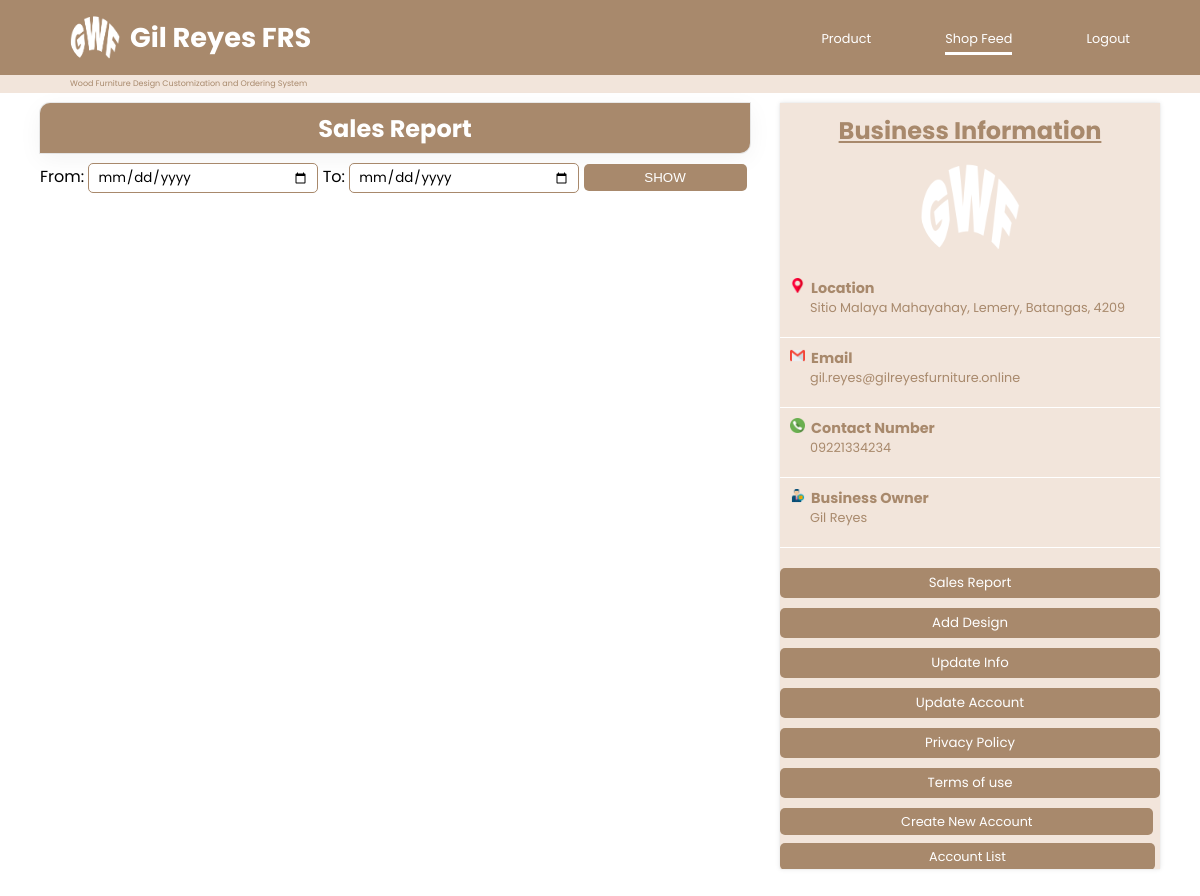
Page /src/sys-admin/feed-profile-page/sales-report.php (signed in) on the earlier database version.
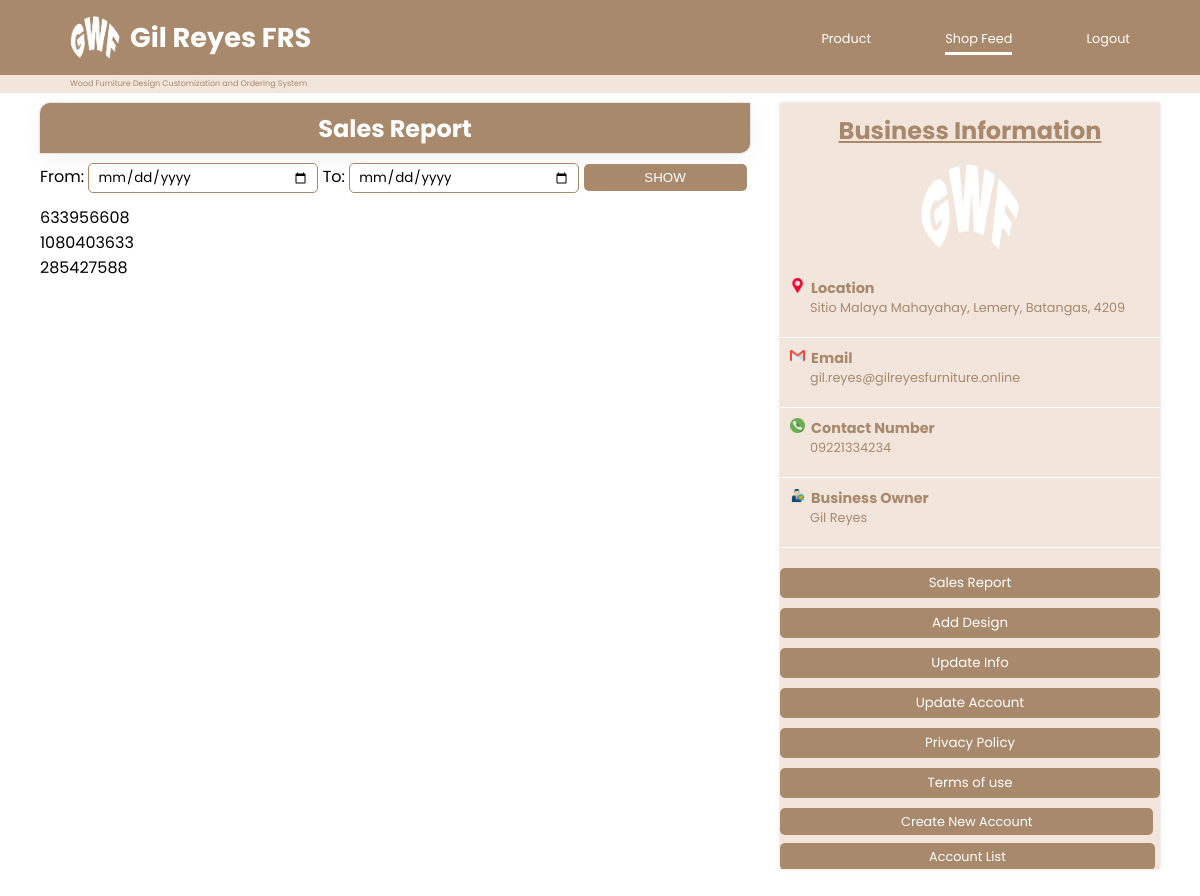
Same page on the later database version.
### tables this page shows
CREATE TABLE `tb_shopinfo` (
  `id` int(11) NOT NULL,
  `name` varchar(50) NOT NULL,
  `address` varchar(50) NOT NULL,
  `email` varchar(50) NOT NULL,
  `contact_no` varchar(15) NOT NULL,
  `profile_pic` varchar(255) NOT NULL
);

CREATE TABLE `tb_ordercompleted` (
  `id` int(255) NOT NULL,
  `trans_id` int(255) NOT NULL,
  `user_id` int(255) NOT NULL,
  `product_id` int(255) NOT NULL,
  `fullname` varchar(255) NOT NULL,
  `phone_no` varchar(255) NOT NULL,
  `address` varchar(255) NOT NULL,
  `postal_code` varchar(255) NOT NULL,
  `house_no` varchar(255) NOT NULL,
  `settings` varchar(255) NOT NULL,
  `order_qty` int(20) NOT NULL,
  `payment_method` varchar(255) NOT NULL,
  `total_price` int(255) NOT NULL,
  `datetime` timestamp NOT NULL DEFAULT current_timestamp() ON UPDATE current_timestamp(),
  `downpayment` int(1) NOT NULL,
  `customize` int(1) NOT NULL,
  `date` date NOT NULL
);

### src/php-database/shopinfo.php (called while the page is built)
<?php
    require_once 'dbconnect.php';
    $query = "SELECT * FROM tb_shopinfo";
    $result = mysqli_query($conn, $query);
?>

### src/php-database/admin-session.php (called while the page is built, shortened)
<?php
    require 'dbconnect.php';
    $user_check=$_SESSION['login_admin'];
    $ses_sql=mysqli_query($conn,"select * from tb_admin where email='$user_check'");
    $row=mysqli_fetch_array($ses_sql,MYSQLI_ASSOC);
    $loggedin_id=$row['id'];
?>

### src/sys-admin/feed-profile-page/sales-report.php (the view, shortened to what the changed rows need)
<?php include '../../php-database/admin-session.php'; ?>
<!DOCTYPE html>
<html lang="en">
<head>
    <link rel="stylesheet" href="adminProfile.css?v=<?php echo time(); ?>">
</head>
<body>
    <header>
        <div class="app-name">
            <a href="">
                <h1>Gil Reyes FRS</h1>
            </a>
        </div>
    </header>
    <main>
        <div class="container">
            <section class="post-cont">
                <div class="form-cont">
                    <h1>Sales Report</h1>
                </div>
                <div class="user-post-cont">
                    <?php
                        $query2 = "SELECT * FROM tb_ordercompleted WHERE datetime BETWEEN '2022-12-01' AND '2022-12-31'";
                        $result2 = mysqli_query($conn, $query2);
                        while($row2 = mysqli_fetch_assoc($result2)) {
                            ?>
                            <p><?php echo $row2['trans_id']; ?></p>
                    <?php
                        }
                    ?>
                </div>
            </section>
            <section class="shopinfo-cont">
                <div class="shopinfo">
                    <?php include '../../php-database/shopinfo.php';
                        while($row = mysqli_fetch_assoc($result)) {
                    ?>
                    <h1><u>Business Information</u></h1>
                    <div class="profile-pic">
                        <img src="../../../image/logo.png" alt="" width="100px" height="100px">
                    </div>
                    <h3><img src="../../../image/icon/placeholder.png" alt="" width="15" height="15">&nbsp&nbspLocation</h3>
                    <p><?php echo $row["address"]; ?></p>
                    <div class="info-line"></div>
                    <h3><img src="../../../image/icon/gmail.png" alt="" width="15" height="15">&nbsp&nbspEmail</h3>
                    <p><?php echo $row["email"]; ?></p>
                    <div class="info-line"></div>
                    <h3><img src="../../../image/icon/phone (1).png" alt="" width="15" height="15">&nbsp&nbspContact Number</h3>
                    <p><?php echo $row["contact_no"]; ?></p>
                    <div class="info-line"></div>
                    <h3><img src="../../../image/icon/owner.png" alt="" width="15" height="15">&nbsp&nbspBusiness Owner</h3>
                    <p><?php echo $row["name"]; ?></p>
                    <div class="info-line"></div>
                    <button onclick="window.location.href='';">Sales Report</button>
                    <button onclick="window.location.href='../existing-design/existing-design.php';">Add Design</button>
                    <?php
                        $sql6 = "SELECT * FROM tb_admin WHERE id = '$loggedin_id'";
                        $result2 = mysqli_query($conn, $sql6);
                            while($row2 = mysqli_fetch_assoc($result2)) {
                            if($row2['position'] == "ADMIN"){
                                echo '<button onclick="openBusinessInfo()">Update Info</button>';
                            }else {
                                echo "";
                            }
                        }
                    ?>
                    <button onclick="openAccountInfo()">Update Account</button>
                    <button onclick="window.location.href='../../sys-user/terms-and-policy/privacy-policy.php';">Privacy Policy</button>
                    <button onclick="window.location.href='../../sys-user/terms-and-policy/terms-and-conditions.php';">Terms of use</button>
                    <?php
                        $sql6 = "SELECT * FROM tb_admin WHERE id = '$loggedin_id'";
                        $result2 = mysqli_query($conn, $sql6);
                            while($row2 = mysqli_fetch_assoc($result2)) {
                            if($row2['position'] == "ADMIN"){
                                echo "<a href='add-admin.php''>Create New Account</a><div class='margin-a'></div>";
                                echo "<a href='account-list.php'' class='a-list'>Account List</a>";
                            }else {
                                echo "";
                            }
                        }
                    ?>
                </div>
            </section>
                                <?php } ?>
        </div>
    </main>
</body>
</html>

Differences in the rows shown:
added tb_ordercompleted: trans "633956608"
added tb_ordercompleted: trans "1080403633"
added tb_ordercompleted: trans "285427588"
